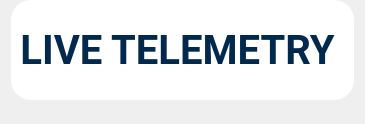
        <widget class="QWidget" name="Page_data">
         <layout class="QVBoxLayout" name="verticalLayout_13">
          <property name="topMargin">
           <number>0</number>
          </property>
          <property name="bottomMargin">
           <number>0</number>
          </property>
          <item>
           <widget class="QFrame" name="menu_data">
            <property name="minimumSize">
             <size>
              <width>0</width>
              <height>100</height>
             </size>
            </property>
            <property name="maximumSize">
             <size>
              <width>16777215</width>
              <height>100</height>
             </size>
            </property>
            <property name="styleSheet">
             <string notr="true">background-color: rgb(255, 255, 255);
border-radius: 20px;
color: rgb(0, 41, 77);</string>
            </property>
            <property name="frameShape">
             <enum>QFrame::NoFrame</enum>
            </property>
            <property name="frameShadow">
             <enum>QFrame::Raised</enum>
            </property>
            <layout class="QHBoxLayout" name="horizontalLayout_11">
             <item>
              <widget class="QLabel" name="label_30">
               <property name="minimumSize">
                <size>
                 <width>0</width>
                 <height>70</height>
                </size>
               </property>
               <property name="maximumSize">
                <size>
                 <width>16777215</width>
                 <height>70</height>
                </size>
               </property>
               <property name="font">
                <font>
                 <family>Roboto</family>
                 <pointsize>30</pointsize>
                 <weight>75</weight>
                 <bold>true</bold>
                </font>
               </property>
               <property name="styleSheet">
                <string notr="true"/>
               </property>
               <property name="text">
                <string>LIVE TELEMETRY </string>
               </property>
               <property name="alignment">
                <set>Qt::AlignCenter</set>
               </property>
              </widget>
             </item>
            </layout>
           </widget>
          </item>
          <item>
           <widget class="QFrame" name="data">
            <layout class="QVBoxLayout" name="plotdata">
             <item>
              <layout class="QVBoxLayout" name="data_container"/>
             </item>
            </layout>
           </widget>
          </item>
         </layout>
        </widget>
